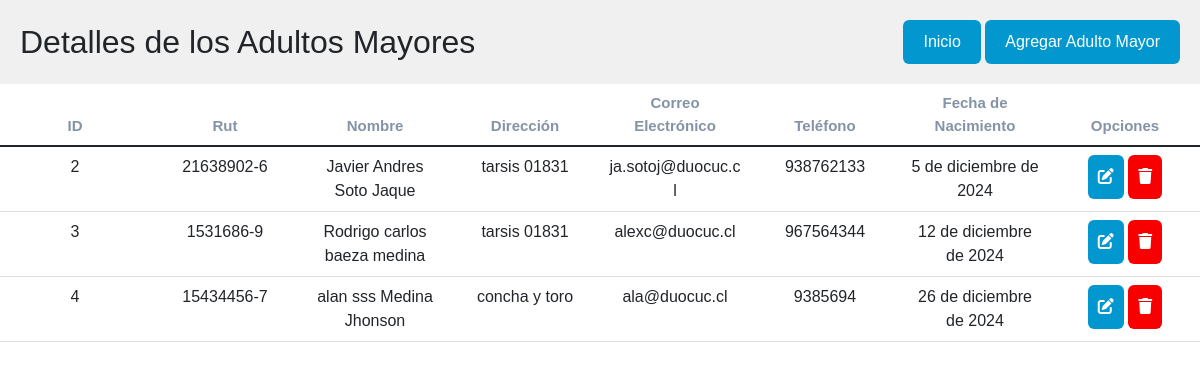
Page /detalleAdultos on the earlier database version.
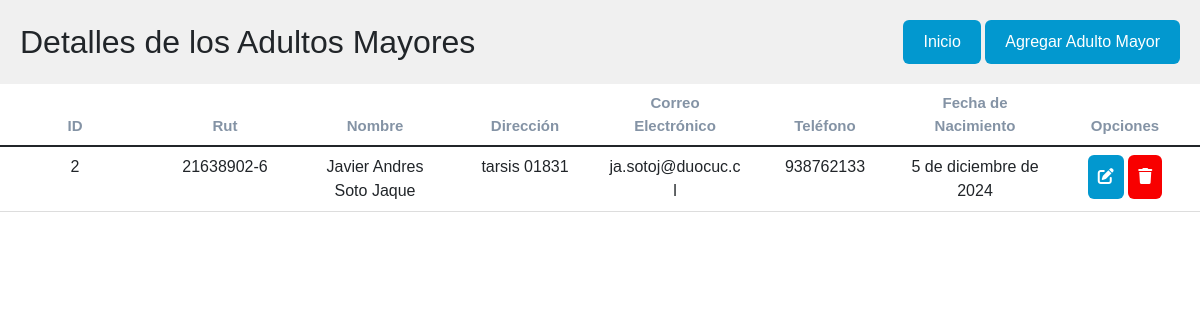
Same page on the later database version.
### core/models.py (models this page shows, shortened)
class adultoMayor(models.Model):
    user = models.OneToOneField(User, on_delete=models.CASCADE, related_name='adulto_mayor')
    rut_adulto = models.CharField(max_length=20, unique=True)
    p_nombre = models.CharField(max_length=20)
    s_nombre = models.CharField(max_length=20, blank=True)
    p_apellido = models.CharField(max_length=20)
    s_apellido = models.CharField(max_length=20, blank=True)
    direccion = models.CharField(max_length=255)
    fecha_nacimiento = models.DateField()
    correo_electronico = models.EmailField(max_length=100)
    comprobante_domicilio = models.FileField(upload_to='comprobantes_domicilio/', blank=True, null=True)
    comuna = models.ForeignKey(Comuna, on_delete=models.SET_NULL, null=True)
    genero = models.ForeignKey(Genero, on_delete=models.SET_NULL, null=True)
    telefono = models.IntegerField()

### core/views.py (the view)
# urls.py: path('detalleAdultos',detalleAdultos,name='detalleAdultos'),
def detalleAdultos(request):
    adultos_mayores = adultoMayor.objects.all()
    aux = {
        'lista': adultos_mayores
    }
    return render(request, 'core/detalle_adultos.html', aux)

### core/templates/core/detalle_adultos.html (shortened to what this page needs)
{% load static %}
<!DOCTYPE html>
<html lang="en">
<head>
    <link href="{% static 'core/vendor/bootstrap/css/bootstrap.min.css' %}" rel="stylesheet">
    <link rel="stylesheet" href="{% static 'core/css/fontawesome.css' %}">
    <link rel="stylesheet" href="{% static 'core/css/templatemo-edu-meeting.css' %}">
    <link rel="stylesheet" href="{% static 'core/css/owl.css' %}">
    <link rel="stylesheet" href="{% static 'core/css/lightbox.css' %}">
    <link rel="stylesheet" href="{% static 'core/css/administracion.css' %}">
    <link rel="stylesheet" href="https://cdnjs.cloudflare.com/ajax/libs/font-awesome/6.5.2/css/all.min.css">
</head>
<body>
    <div class="table-container">
        <div class="table_header">
            <h2>Detalles de los Adultos Mayores</h2>
            <div>
                <a href="{% url 'index' %}">
                    <button class="add_new" type="button">Inicio</button>
                </a>
                <a href="{% url 'adultoAdd' %}">
                    <button class="add_new" type="button">Agregar Adulto Mayor</button>
                </a>
            </div>
        </div>
        <div class="table_section">
            <table class="table">
                <thead>
                    <tr>
                        <th>ID</th>
                        <th>Rut</th>
                        <th>Nombre</th>
                        <th>Dirección</th>
                        <th>Correo Electrónico</th>
                        <th>Teléfono</th>
                        <th>Fecha de Nacimiento</th>
                        <th>Opciones</th>
                    </tr>
                </thead>
                <tbody>
                    {% for adulto in lista %}
                    <tr>
                        <td>{{ adulto.id }}</td>
                        <td>{{ adulto.rut_adulto }}</td>
                        <td>{{ adulto.p_nombre }} {{ adulto.s_nombre }} {{ adulto.p_apellido }} {{ adulto.s_apellido }}</td>
                        <td>{{ adulto.direccion }}</td>
                        <td>{{ adulto.correo_electronico }}</td>
                        <td>{{ adulto.telefono }}</td>
                        <td>{{ adulto.fecha_nacimiento }}</td>
                        <td>
                            <a href="{% url 'adultoUpdate' adulto.id %}">
                                <button type="button"><i class="fa-solid fa-pen-to-square"></i></button>
                            </a>
                            <a onclick="confirmarDelete({{ adulto.id }})">
                                <button type="button" class="delete-button"><i class="fa-solid fa-trash"></i></button>
                            </a>
                        </td>
                    </tr>
                    {% endfor %}
                </tbody>
            </table>
        </div>
    </div>
</body>
</html>

Differences in the rows shown:
removed adultoMayor: id "3", rut_adulto "1531686-9", p_nombre "Rodrigo", s_nombre "carlos", p_apellido "baeza", s_apellido "medina", direccion "tarsis 01831", correo_electronico "alexc@duocuc.cl", telefono "967564344", fecha_nacimiento "12 de diciembre de 2024"
removed adultoMayor: id "4", rut_adulto "15434456-7", p_nombre "alan", s_nombre "sss", p_apellido "Medina", s_apellido "Jhonson", direccion "concha y toro", correo_electronico "ala@duocuc.cl", telefono "9385694", fecha_nacimiento "26 de diciembre de 2024"
